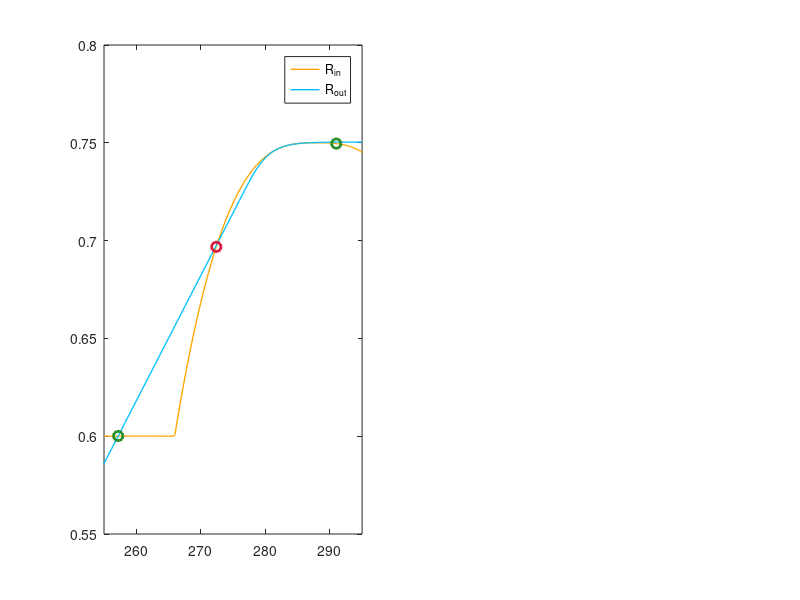

Here is the MATLAB script that generated this plot: (Note: this script raises an error after producing the figure.)
x=250:0.2:300;  % temperature (K)
xN=length(x);
y1=zeros(1,xN);   % initiate incoming radiation for ice
y2=zeros(1,xN);   % initiate incoming radiation for cloud
y3=zeros(1,xN);   % initiate outgoing radiation

xsig=5.67E-8;   % Stephen-Boltzmann constant
xRs=340.25;     % insolation constant Q/4

% y1(1:100)=0.1;
% y1(201:251)=0.5;
% y1(100:200)=0.02*((270:0.2:290)-270)+0.1;
% 
% y2(1:50)=0.5;
% y2(225:251)=0.1;
% y2(50:225)=-0.4/35*((260:0.2:295)-260)+0.5;



for xii=1:xN
    y11=-0.000014*abs(x(xii)-288)^3+0.75;    %0.17*sqrt(1-(x(xii)-283)^2/21^2)+0.66;
    if y11<0.6
        y1(xii)=0.6;
    else
        y1(xii)=y11;
    end

    xk=276.645;   % turning point for OLR, x-axis
    yk=0.72471*xRs;    % turning point y-axis
    squ=0.5;
    slope=2.18;

    y31=slope*(x(xii)-xk)+yk;  % will change it later! (-339.647+2.218x)
    
    if x(xii)>xk
        y3(xii)=yk+(4/squ)*slope*(1/(1+exp(squ*(xk-x(xii))))-0.5);  
    else
        y3(xii)=y31;
    end
    %y3(xii)=y3(xii)-0.0000462809917355372*xRs;
    %y3(xii)=y3(xii)-0*0.00001157024793388429*xRs;
    y3(xii)=y3(xii)-0*0.0007*xRs;
    
    % t=3E6;
    % if t<2.5E6
    %     k=0.0007*(t/2.75E6-1);  % CO2 change
    % else
    %     k=0.0007*(t/2.75E6-20/11)/11;
    % end
    % p=0.000092*(0.45*cos(2*pi*t./100000)+0.55*sin(2*pi*t./41000));  % periodic forcing

end


%plot(x,y1,x,y2)
subplot(1,2,1)
plot(x,y1,'LineWidth',1,'Color','#FFA500')

hold on

plot(x,y3/xRs,'LineWidth',1,'Color','#00BFFF')
hold on

greenX=[257.2,291];
greenY=[0.600125,0.749599];
redX=[272.4];
redY=[0.696812];
% greenX=[257.2,281.4,286.2];
% greenY=[0.600125,0.745986,0.74991];
% redX=[272.6,283.4];
% redY=[0.698793,0.748646];
plot(greenX, greenY, 'o', 'MarkerSize', 7, 'MarkerEdgeColor', '#228B22','LineWidth',2);
hold on
plot(redX, redY, 'o', 'MarkerSize', 7, 'MarkerEdgeColor', '#DC143C','LineWidth',2);


hold off
%ylim([0.74,0.755]);

xlim([255, 295]);
%xlabel('T (K)')
%ylabel('radiation (*340.25Wm-2)')
%grid on
legend('R_{in}','R_{out}')
ax=gca;
ax.FontSize = 14;
subplot(1,2,2)
y4=-y1*xRs+y3;
for xii=1:xN
    y5(xii)=sum(y4(1:xii));
end
%y5=y3/xRs-y1;





plot(x,y5,'LineWidth',2,'Color','#191970')
%grid on

ax=gca;
ax.FontSize = 14;
xlim([255,295])


hold on

greenX=[257.2,281.2,286.2];
greenY=[-288.804,340.317,340.303];
redX=[272.6,283.4];
redY=[382.563,340.482];
% greenX=[257.2,291];
% greenY=[-297.617,293.335];
% redX=[272.2];
% redY=[355.688];
plot(greenX, greenY, 'o', 'MarkerSize', 7, 'MarkerEdgeColor', '#228B22','LineWidth',2);
hold on
plot(redX, redY, 'o', 'MarkerSize', 7, 'MarkerEdgeColor', '#DC143C','LineWidth',2);

hold off
%xlabel('T (K)')
%ylabel('potential')



